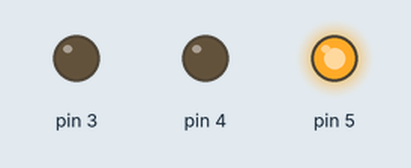
Simulated run of this sketch. Board: Arduino Uno, built with avr-gcc and run on an emulated ATmega328P. Parts: output pins drawn as LEDs (lit = HIGH). Pins used as bus, display or sensor lines are not drawn; what the sketch prints to the serial monitor is not drawn.

Above: at 1.0 s.
At 5.0 s:
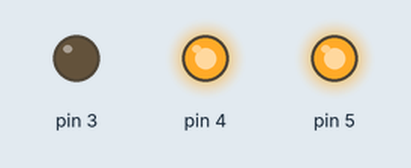
At 7.0 s:
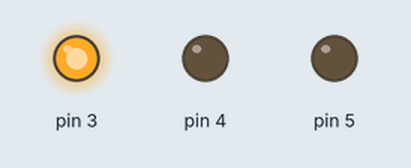
At 9.0 s:
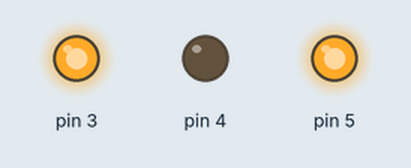
At 13.0 s:
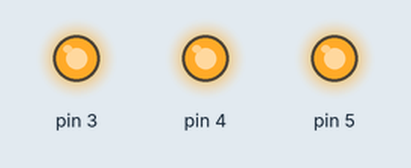
At 19.0 s:
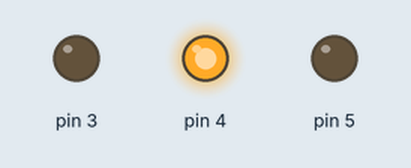
Timing chart, 0 to 20.8 s (numbered marks = the images above):
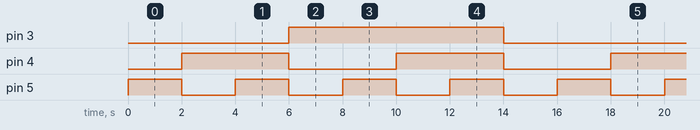

The sketch:

binary-counter.ino
```cpp
int counter = 0;
int pins[4];

void setup() {
  int firstPin = 2;
  Serial.begin(9600);
  Serial.write("test");
  pinMode (firstPin, OUTPUT);
  pinMode (firstPin+1, OUTPUT);
  pinMode (firstPin+2, OUTPUT);
  pinMode (firstPin+3, OUTPUT);


}

void loop() {
  counter++;
  if (counter > 15){
    counter = 0;
    digitalWrite(2, LOW );
    digitalWrite(3, LOW );
    digitalWrite(4, LOW );
    digitalWrite(5, LOW );
    //Serial.print(counter);
  }

  int decimalNum = counter;


  int rem = decimalNum % 8;
  if (rem < decimalNum){
    pins[0] = 1;
    decimalNum = rem;
  }
  else {
    pins[0] = 0;
  }


  rem = decimalNum % 4;
  if (rem < decimalNum){
    pins[1] = 1;
    decimalNum = rem;
  }
  else {
    pins[1] = 0;
  }

  rem = decimalNum % 2;
  if (rem < decimalNum){
    pins[2] = 1;
    decimalNum = rem;
  }
  else {
    pins[2] = 0;
  }

  rem = decimalNum % 1;
  if (rem < decimalNum){
    pins[3] = 1;
    decimalNum = rem;
  }
  else {
    pins[3] = 0;
  }

  Serial.println();
  Serial.write("NEXT");


  for (int i=0; i<4; i++){
    Serial.println();
    Serial.write("pin ");
    Serial.write(i);
    Serial.write(":");
    Serial.print(pins[i]);
    int currPin = i+2;
    digitalWrite(currPin, (pins[i] == 1 ? HIGH : LOW) );
  }

  delay(2000);

}
```

Measured:
- by itself, pin 3: alternates HIGH for 8.0 s and LOW for 8.0 s
- by itself, pin 4: alternates HIGH for 4.0 s and LOW for 4.0 s
- by itself, pin 5: alternates HIGH for 2.0 s and LOW for 2.0 s
